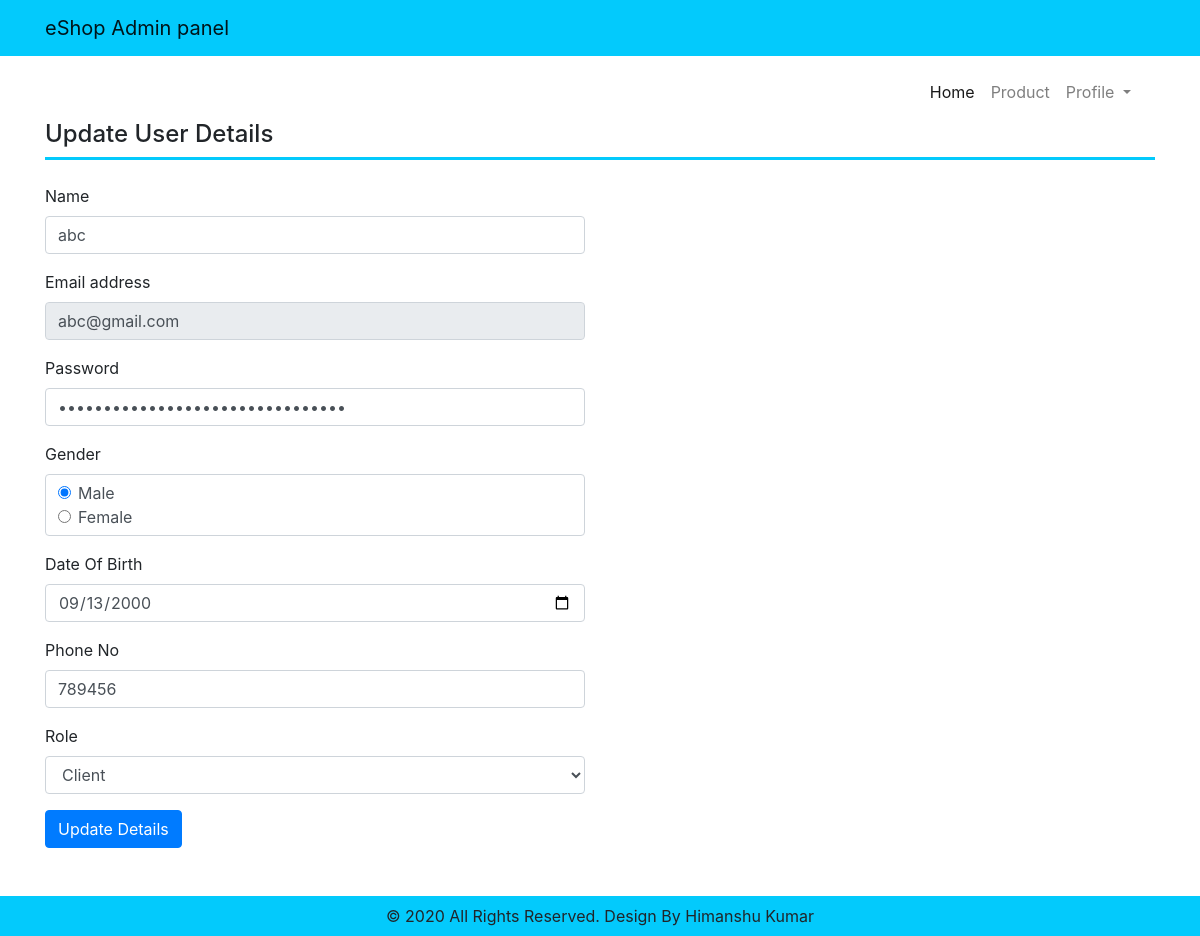
The page /admin/edit_user.php?email=abc@gmail.com (signed in) on the database its author committed.
### tables this page shows
CREATE TABLE `signup` (
  `name` varchar(30) DEFAULT NULL,
  `email` varchar(30) NOT NULL,
  `password` varchar(255) DEFAULT NULL,
  `gender` varchar(15) DEFAULT NULL,
  `dob` date DEFAULT NULL,
  `phone` bigint(20) DEFAULT NULL,
  `role` varchar(15) DEFAULT NULL
);

### admin/edit_user.php (the view, shortened to what this page needs)
<?php
    include "connection.php";
    if(isset($_GET['email'])){
        $email=htmlspecialchars($_GET['email']);
        $result=mysqli_query($con,"SELECT * FROM signup WHERE email='$email'");
        $r= mysqli_fetch_array($result);
    }
?>
<!DOCTYPE html>
<html lang="en">
  <head>
    <link rel="stylesheet" href="https://stackpath.bootstrapcdn.com/bootstrap/4.5.0/css/bootstrap.min.css">
  </head>
  <body>
    <header>
        <?php include"header.php"?>
        <?php include"menu.php"?>
         <div class="container">
        <nav style="border-bottom:3px solid #03cafc">
            <h4>Update User Details</h4>
        </nav>
    </div>
    </header>
    <section class="container mb-5">
          <div class="row">
            <div class=" col-md-6 col-sm-6 col-xs-12 mt-4">
                <form method="post">
                  <div class="form-group">
                      <label for="Name">Name</label>
                      <input type="text"  name= "name" class="form-control" value="<?php if(isset($_GET['email']))echo $r[0]?>">
                    </div>
                    <div class="form-group">
                      <label for="Email">Email address</label>
                      <input type="email"  name= "email" class="form-control" value="<?php if(isset($_GET['email']))echo $_GET['email'] ?>" readonly>
                    </div>
                    <div class="form-group">
                      <label for="Password">Password</label>
                      <input type="password"  name= "password" class="form-control" value="<?php if(isset($_GET['email']))echo $r[2] ?>">
                    </div>
                     <div class="form-group">
                        <label for="Gender">Gender</label>
                        <div class="form-control" style="height: auto;">
                            <div class="form-check">
                              <input class="form-check-input" type="radio" name="gender" value="male" checked>
                              <label class="form-check-label" for="Male"> Male</label>
                            </div>
                            <div class="form-check">
                              <input class="form-check-input" type="radio" name="gender" value="female">
                              <label class="form-check-label" for="Female"> Female</label>
                            </div>
                        </div>
                    </div>
                     <div class="form-group">
                      <label for="Date Of Birth">Date Of Birth</label>
                      <input type="date" name="dob" class="form-control" value="<?php if(isset($_GET['email']))echo $r[4] ?>">
                    </div>
                     <div class="form-group">
                      <label for="Phone No">Phone No</label>
                      <input type="text" name="phone" class="form-control" value="<?php if(isset($_GET['email']))echo $r[5] ?>">
                    </div>
                     <div class="form-group">
                       <label for="Role">Role</label>
                       <select name='role' class="form-control">
                          <option value="client">Client</option>
                       </select>
                    </div>
                    <button type="submit" name="edituser" class="btn btn-primary">Update Details</button>
                </form>
            </div>
           <div class=" col-md-6 col-sm-6 col-xs-12 mt-4 text-center">
            </div>
    </section>
 <footer>
        <?php include"footer.php"?>
    </footer>
  </body>
</html>

### rows shown on the page
signup: name "abc", dob "09/13/2000", phone "789456"
